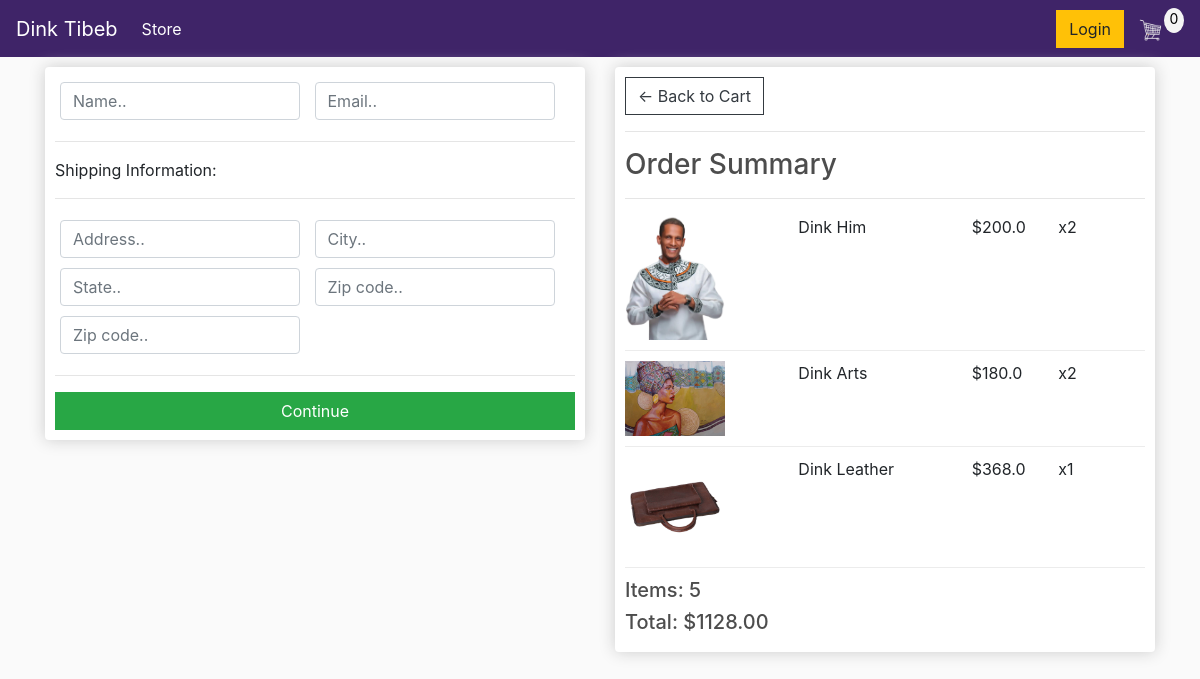
Screenshot of /checkout/ (signed in) with the database file from the repository.
### dinkstore/models.py (models this page shows, shortened)
class OrderItem(models.Model):
	product = models.ForeignKey(Product, on_delete=models.SET_NULL, blank=True, null=True)
	order = models.ForeignKey(Order, on_delete=models.SET_NULL, blank=True, null=True)
	quantity = models.IntegerField(default=0, null=True, blank=True)
	date_added = models.DateTimeField(auto_now_add=True)
	@property
	def get_total(self):
		total = self.product.price * self.quantity
		return total

class Product(models.Model):
	name = models.CharField(max_length=200, null=True)
	price = models.FloatField()
	digital = models.BooleanField(default=False,null=True, blank=False)
	image = models.ImageField(null=True, blank=True)
	@property
	def imageURL(self):
		try:
			url = self.image.url
		except:
			url = ''
		return url

class Order(models.Model):
	customer = models.ForeignKey(Customer, on_delete=models.SET_NULL, blank=True, null=True)
	date_ordered = models.DateTimeField(auto_now_add=True)
	complete = models.BooleanField(default=False, null=True, blank=False)
	transaction_id = models.CharField(max_length=200, null=True)
	@property
	def get_cart_total(self):
		orderitems = self.orderitem_set.all()
		total = sum([item.get_total for item in orderitems])
		return total
	@property
	def get_cart_items(self):
		orderitems = self.orderitem_set.all()
		total = sum([item.quantity for item in orderitems])
		return total

### dinkstore/views.py (the view)
# urls.py: path('checkout/', views.checkout, name="checkout"),
def checkout(request):
	if request.user.is_authenticated:
		customer = request.user.customer
		order, created = Order.objects.get_or_create(customer=customer, complete=False)
		items = order.orderitem_set.all()
	else:
		items = []
		order = {'get_cart_total':0, 'get_cart_items':0}
	context = {'items':items, 'order':order}
	return render(request, 'dinkstore/checkout.html', context)

### dinkstore/templates/dinkstore/checkout.html (shortened to what this page needs)
{% extends 'dinkstore/main.html' %}
{% load static %}
{% block content %}
<div class="row">
    <div class="col-lg-6">
        <div class="box-element" id="form-wrapper">
            <form id="form">
                <div id="user-info">
                    <div class="form-field">
                        <input required class="form-control" type="text" name="name" placeholder="Name..">
                    </div>
                    <div class="form-field">
                        <input required class="form-control" type="email" name="email" placeholder="Email..">
                    </div>
                </div>
                <div id="shipping-info">
                    <hr>
					<p>Shipping Information:</p>
					<hr>
					<div class="form-field">
						<input class="form-control" type="text" name="address" placeholder="Address..">
					</div>
					<div class="form-field">
						<input class="form-control" type="text" name="city" placeholder="City..">
					</div>
					<div class="form-field">
						<input class="form-control" type="text" name="state" placeholder="State..">
					</div>
					<div class="form-field">
						<input class="form-control" type="text" name="zipcode" placeholder="Zip code..">
					</div>
					<div class="form-field">
						<input class="form-control" type="text" name="country" placeholder="Zip code..">
					</div>
                </div>
                <hr>
                <input id="form-button" class="btn btn-success btn-block" type="submit" value="Continue">
            </form>
        </div>
        <br>
    </div>
	<div class="col-lg-6">
		<div class="box-element">
            <a  class="btn btn-outline-dark" href="{% url 'cart' %}">&#x2190; Back to Cart</a>
            <hr>
            <h3>Order Summary</h3>
            <hr>
            {% for item in items %}
            <div class="cart-row">
                <div style="flex:2"><img class="row-image" src="{{item.product.imageURL}}"></div>
                <div style="flex:2"><p>{{item.product.name}}</p></div>
                <div style="flex:1"><p>${{item.product.price}}</p></div>
                <div style="flex:1"><p>x{{item.quantity}}</p></div>
            </div>
            {% endfor %}
            <h5>Items: {{order.get_cart_items}}</h5>
			<h5>Total: ${{order.get_cart_total|floatformat:2}}</h5>
		</div>
	</div>
</div>
{% endblock content %}

### static/css/main.css (style rules this page uses)
body { background-color: hsl(0, 0%, 98%); }
h1,h2,h3,h4,h5,h6 { color:hsl(0, 0%, 30%); }
.box-element { box-shadow:hsl(0, 0%, 80%) 0 0 16px; background-color: #fff; border-radius: 4px; padding: 10px; }
.col-lg-4, .col-lg-6, .col-lg-8, .col-lg-12 { margin-top: 10px; }
.btn { border-radius: 0; }
.row-image { width: 100px; }
.form-field { width:250px; display: inline-block; padding: 5px; }
.cart-row { display: flex; align-items: flex-stretch; padding-bottom: 10px; margin-bottom: 10px; border-bottom: 1px solid #ececec; }

### rows the page displays
OrderItem: product.imageURL (picture), product.name "Dink Him", product.price "200.0", quantity "2"
OrderItem: product.imageURL (picture), product.name "Dink Arts", product.price "180.0", quantity "2"
OrderItem: product.imageURL (picture), product.name "Dink Leather", product.price "368.0", quantity "1"
Order: get_cart_items "5", get_cart_total "1128.00"
